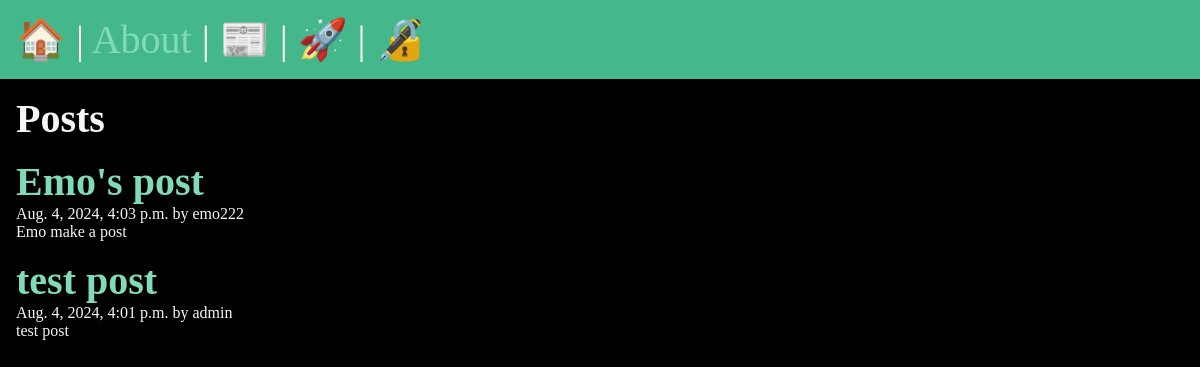
The app's page /posts/, older data.
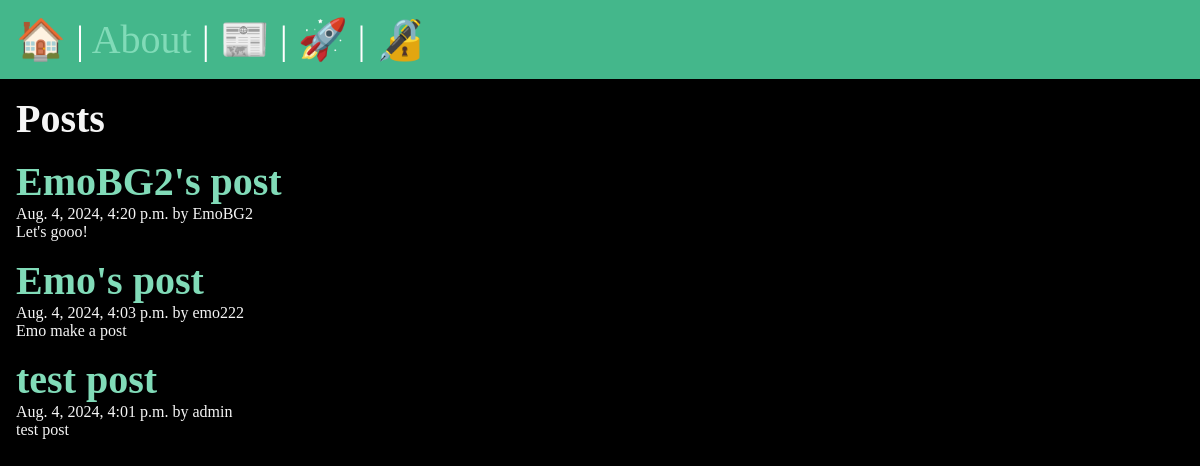
The same page, newer data.
### posts/models.py (models this page shows, shortened)
class Post(models.Model):
    title = models.CharField(max_length=75)
    body = models.TextField()
    slug = models.SlugField()
    date = models.DateTimeField(auto_now_add=True)
    banner = models.ImageField(default="fallback.png", blank=True)
    author = models.ForeignKey(User, on_delete=models.CASCADE, default=None)

### posts/views.py (the view)
# urls.py: path("", views.posts_list, name="list"),
def posts_list(request):
    posts = Post.objects.all().order_by("-date")
    return render(request, "posts/posts_list.html", {"posts": posts})

### posts/templates/posts/posts_list.html (shortened to what this page needs)
{%extends "base.html"%}
{%block content%}
<section>
<h1>Posts</h1>
{%for post in posts%}
<article class="post">
    <h2>
        <a href="{% url 'posts:page' slug=post.slug %}">{{post.title}}</a>
    </h2>
    <p>{{post.date}} by {{post.author}}</p>
    <p>{{post.body}}</p>
</article>
{%endfor%}
</section>
{%endblock%}

### templates/base.html (shortened to what this page needs)
<!DOCTYPE html>
{% load static %}
<html lang="en">
<head>
    <link rel="stylesheet" href="{% static 'css/style.css' %}">
</head>
<body>
    <nav>
        <a href="/"><span role="img" aria-label="Home" title="Home">🏠</span></a> |
        <a href="/about">About</a> |
        <a href="{% url 'posts:list' %}"><span role="img" aria-label="Posts">📰</span></a> |
        {%if user.is_authenticated%}
            <a href="{% url 'posts:new-post' %}" title="New Post"><span role="img" aria-label="New Post">🆕</span></a> |
            <form class="logout" action="{% url 'users:logout' %}" method="post">
                {% csrf_token %}
                <button class="logout-button" aria-label="User Logout" title="User Logout">👋</button>
            </form>
        {%else%}
            <a href="{% url 'users:register' %}" title="User Registration"><span role="img" aria-label="User Registration">🚀</span></a> |
            <a href="{% url 'users:login' %}" title="User Login"><span role="img" aria-label="User Login">🔏</span></a>
        {%endif%}
    </nav>
    <main>
        {%block content%}
        {%endblock%}
    </main>
</body>
</html>

Row changes from the older to the newer data that the page shows:
added Post: title "EmoBG2's post", date "Aug. 4, 2024, 4:20 p.m.", author "EmoBG2", body "Let's gooo!"
